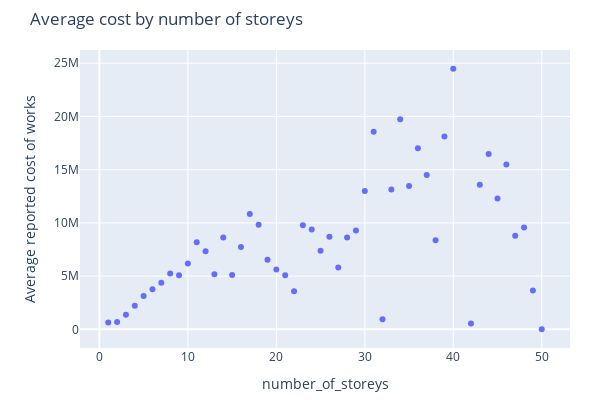

Notebook code cell kept with this figure:
### Code cell
fig = px.scatter(avg_cost_by_storey_lt50, x="number_of_storeys", y="mean",
                 title="Average cost by number of storeys",
                 labels={"mean":"Average reported cost of works"},
                 width=600, height=400
                )

fig.update_layout(
    margin={'t':50,'l':80,'b':10,'r':30}
)

fig.show()

### Figure 1 — Plotly figure (JSON) as saved in the notebook; plotly's stock layout.template omitted (floating-point values rounded to 4 significant figures)
{"data": [{"hovertemplate": "number_of_storeys=%{x}<br>Average reported cost of works=%{y}<extra></extra>", "legendgroup": "", "marker": {"color": "#636efa", "symbol": "circle"}, "mode": "markers", "name": "", "orientation": "v", "showlegend": false, "type": "scatter", "x": [1, 2, 3, 4, 5, 6, 7, 8, 9, 10, 11, 12, 13, 14, 15, 16, 17, 18, 19, 20, 21, 22, 23, 24, 25, 26, 27, 28, 29, 30, 31, 32, 33, 34, 35, 36, 37, 38, 39, 40, 42, 43, 44, 45, 46, 47, 48, 49, 50], "xaxis": "x", "y": [653500.0, 689100.0, 1377000.0, 2217000.0, 3128000.0, 3767000.0, 4381000.0, 5247000.0, 5075000.0, 6177000.0, 8195000.0, 7332000.0, 5169000.0, 8621083, 5108000.0, 7738000.0, 10840000.0, 9836000.0, 6548209, 5613000.0, 5074000.0, 3589000.0, 9770000.0, 9391000.0, 7390000.0, 8695000.0, 5803000.0, 8634000.0, 9298003, 12990000.0, 18560000.0, 960396, 13150000.0, 19750000.0, 13480000.0, 17010000.0, 14504285, 8380000.0, 18110532, 24494976, 547500, 13590000.0, 16480000.0, 12290000.0, 15490000.0, 8795000.0, 9562000.0, 3662000.0, 0], "yaxis": "y"}], "layout": {"height": 400, "legend": {"tracegroupgap": 0}, "margin": {"b": 10, "l": 80, "r": 30, "t": 50}, "title": {"text": "Average cost by number of storeys"}, "width": 600, "xaxis": {"anchor": "y", "domain": [0, 1], "title": {"text": "number_of_storeys"}}, "yaxis": {"anchor": "x", "domain": [0, 1], "title": {"text": "Average reported cost of works"}}}}
